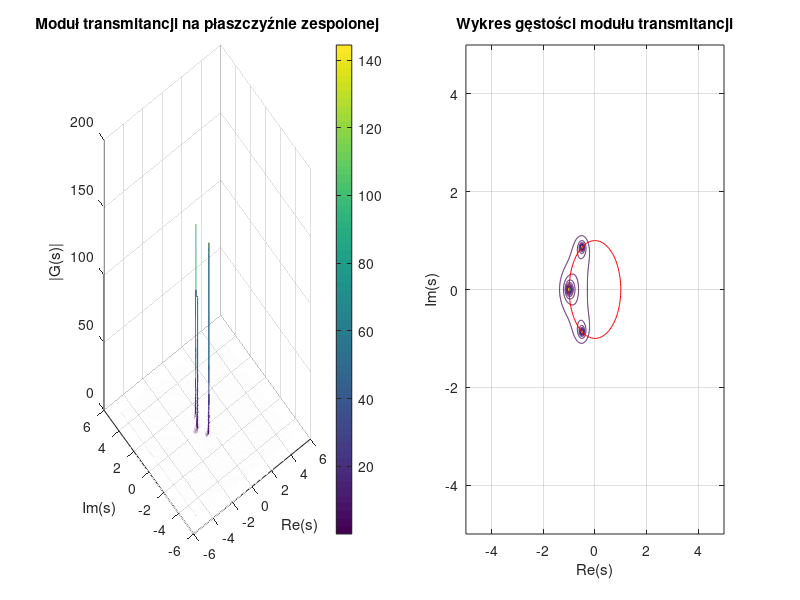
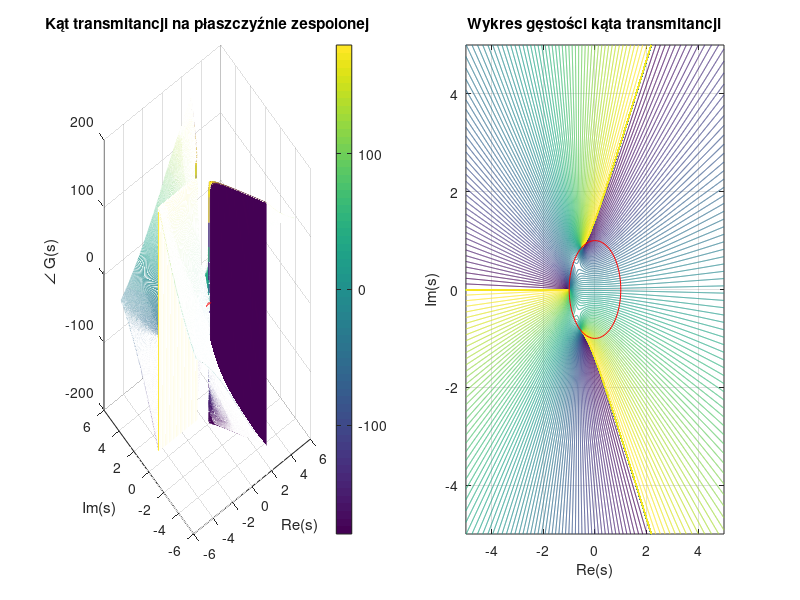

Reproduce these figures in MATLAB, in order. (Note: this script raises an error after producing the figures.)
clear; clc; close; 

% Definicja transmitancji G(s) = (s^2 + 2s + 3) / (s^3 + 4s^2 + 5s + 6)
licznik = 1; % Współczynniki wielomianu licznika
mianownik = [1 2 2 1]; % Współczynniki wielomianu mianownika


% Definicja zakresu zmiennej s
s_re = -5:0.01:5; % Zakres części rzeczywistej s
s_im = -5:0.01:5; % Zakres części urojonej s
[S_re, S_im] = meshgrid(s_re, s_im); % Utworzenie siatki punktów s
S = S_re + 1i*S_im; % Utworzenie zmiennej zespolonej s

% Obliczenie transmitancji G(s) dla każdego punktu s
G = polyval(licznik, S) ./ polyval(mianownik, S); % Użycie funkcji polyval do obliczenia wartości wielomianu

% Obliczenie modułu i kąta transmitancji
modul = abs(G); % Moduł transmitancji to pierwiastek kwadratowy z sumy kwadratów części rzeczywistej i urojonej
kat = rad2deg(angle(G)); % Kąt transmitancji to arcus tangens ilorazu części urojonej i rzeczywistej

zera = roots(mianownik);
R = abs(zera);
theta = linspace(0, 2*pi, 100);

% Oblicz współrzędne punktów na okręgu
x = R(1)*cos(theta);
y = R(1)*sin(theta);
z = zeros(length(theta));
%z = 10*ones(length(theta));


% Rysowanie wykresu 3D dla modułu transmitancji
figure(1); % Utworzenie nowego okna rysunkowego 
subplot(1,2,1); mesh(S_re, S_im, modul); % Użycie funkcji mesh do narysowania wykresu powierzchniowego
title('Moduł transmitancji na płaszczyźnie zespolonej');
hold on
plot3(x, y, z,'r');
grid on;
xlabel('Re(s)'); % Oznaczenie osi rzeczywistej
ylabel('Im(s)'); % Oznaczenie osi urojonej
zlabel('|G(s)|'); % Oznaczenie osi modułu
colorbar; % Dodanie paska kolorów

subplot(1,2,2); contour(S_re, S_im, modul, 80);title('Wykres gęstości modułu transmitancji');
hold on
plot(x, y,'r');
xlabel('Re(s)'); % Oznaczenie osi rzeczywistej
ylabel('Im(s)'); % Oznaczenie osi urojonej
grid on;

% Rysowanie wykresu 3D dla kąta transmitancji
figure(2);
subplot(1,2,1);mesh(S_re, S_im, kat); % Użycie funkcji mesh do narysowania wykresu powierzchniowego
hold on
plot3(x, y, z,'r');
grid on;
xlabel('Re(s)'); % Oznaczenie osi rzeczywistej
ylabel('Im(s)'); % Oznaczenie osi urojonej
zlabel('\angle G(s)'); % Oznaczenie osi kąta
title('Kąt transmitancji na płaszczyźnie zespolonej');
colorbar; % Dodanie paska kolorów

subplot(1,2,2); contour(S_re, S_im, kat, 80);title('Wykres gęstości kąta transmitancji');
hold on
plot(x, y,'r');
xlabel('Re(s)'); % Oznaczenie osi rzeczywistej
ylabel('Im(s)'); % Oznaczenie osi urojonej
grid on;

plotDelays(licznik,mianownik);

function plotDelays(num, den)
    % num - wektor współczynników wielomianu licznika
    % den - wektor współczynników wielomianu mianownika

    % Tworzenie transmitancji
    G = tf(num, den);

    % Obliczanie częstotliwości i odpowiedzi częstotliwościowej
    [H, f] = freqresp(G);
    H = squeeze(H);
    f = f/(2*pi); % Konwersja na Hz

    % Obliczanie opóźnienia fazowego
    phaseDelay = -diff(unwrap(angle(H)))./diff(f);

    % Gain
     gain = abs(H);

    % Rysowanie wykresów
    figure;

    yyaxis left
    semilogx(f(1:end-1), phaseDelay);
    
    hold on

    yyaxis right
    semilogx(f, 20*log10(gain));
    legend('Delay','Gain');
    grid on;
    
    title('XXXXXXXX');
 
end







